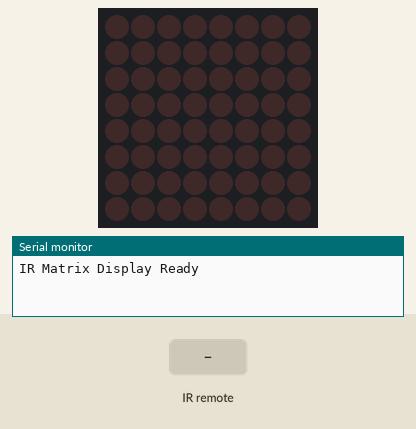
This sketch was run on a simulated Arduino Uno, built with avr-gcc and run on an emulated ATmega328P. On the bench: 8×8 LED matrix, the last lines printed to the serial monitor. Inputs (shaded band) come from the test bench.

Above: at 1.2 s.
1.3 s: infrared code 0xFF6897 received
At 1.6 s:
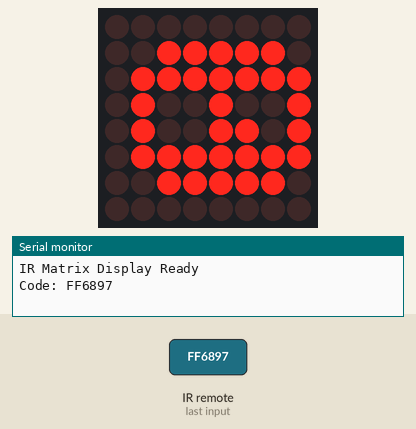
3.8 s: infrared code 0xFF30CF received
At 4.6 s:
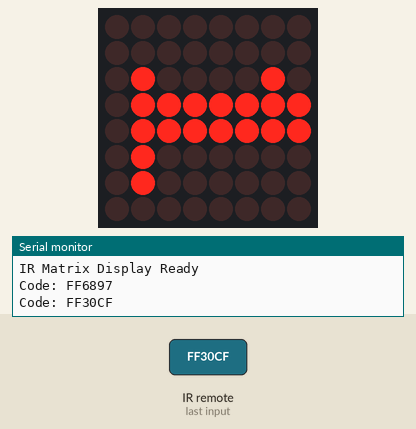
6.3 s: infrared code 0xFF18E7 received
At 6.6 s:
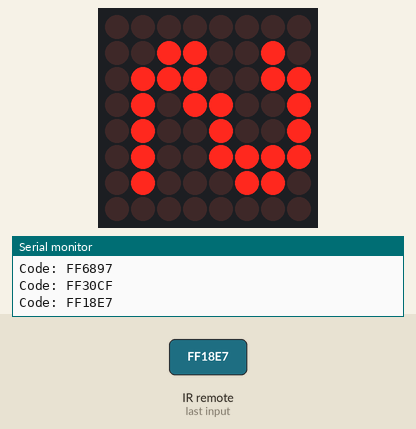
8.8 s: infrared code 0xFF7A85 received
At 9.6 s:
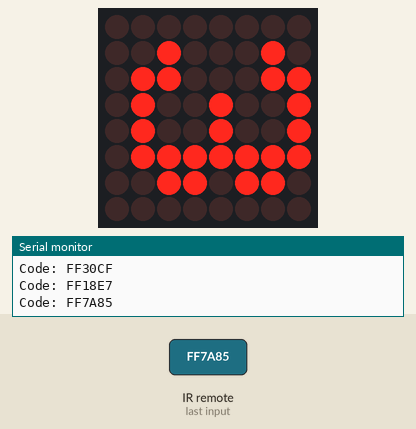
11.3 s: infrared code 0xFF10EF received
At 11.6 s:
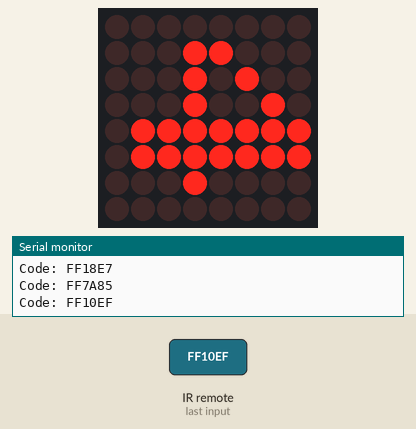
13.8 s: infrared code 0xFF38C7 received
At 14.6 s:
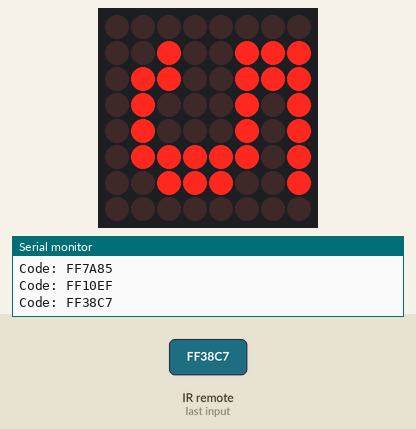
Timing chart, 0 to 16.8 s (numbered marks = the images above; inputs shaded):
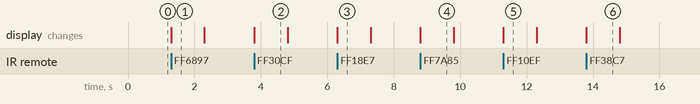

Measured:
- after the input at 1.3 s, the display: changes at once (image 1)
- after the input at 3.8 s, the display: changes at once (image 2)
- after the input at 6.3 s, the display: changes at once (image 3)
- after the input at 8.8 s, the display: changes at once (image 4)
- after the input at 11.3 s, the display: changes at once (image 5)
- after the input at 13.8 s, the display: changes at once (image 6)
- what the display in image 1 shows lasts 1.0 s, from 1.3 s to 2.3 s

The sketch:

report-1.ino
```cpp
#include "IRremote.h"       // IR(赤外線)受信ライブラリを読み込む
#include "LedControl.h"     // LEDマトリックス制御ライブラリを読み込む

int receiver = 7;           // IR受信機のシグナルピンをピン7に設定
IRrecv irrecv(receiver);    // IR受信オブジェクトを作成
decode_results results;     // 受信結果を格納する変数

LedControl lc = LedControl(12, 10, 11, 1);  // マトリックス制御オブジェクト（データ=12, クロック=10, CS=11, デバイス数=1）

unsigned long displayTime = 0;  // 数字を表示した時刻を記録する変数
bool isDisplayOn = false;       // マトリックスが表示中かどうかのフラグ

byte digits[10][8] = {          // 0〜9の表示パターンを2次元配列で定義（各数字は8バイト）
  {B00000000, B00111110, B01111111, B01001001, B01001101, B01111111, B00111110, B00000000}, // 0のパターン
  {B00000000, B00000000, B01000010, B01111111, B01111111, B01000000, B01000000, B00000000}, // 1のパターン
  {B00000000, B00110010, B01110011, B01011001, B01001001, B01001111, B01000110, B00000000}, // 2のパターン
  {B00000000, B00100010, B01100011, B01001001, B01001001, B01111111, B00110110, B00000000}, // 3のパターン
  {B00000000, B00011000, B00010100, B00010010, B01111111, B01111111, B00010000, B00000000}, // 4のパターン
  {B00000000, B00100111, B01100111, B01000101, B01000101, B01111101, B00111001, B00000000}, // 5のパターン
  {B00000000, B00111110, B01111111, B01001001, B01001001, B01111011, B00110010, B00000000}, // 6のパターン
  {B00000000, B00000001, B01110001, B01111001, B00001101, B00000111, B00000011, B00000000}, // 7のパターン
  {B00000000, B00110110, B01111111, B01001001, B01001001, B01111111, B00110110, B00000000}, // 8のパターン
  {B00000000, B00100110, B01101111, B01001001, B01001001, B01111111, B00111110, B00000000}  // 9のパターン
};

void displayDigit(int num) {    // 数字を表示する関数（引数は表示したい数字0-9）
  if (num < 0 || num > 9) return;  // 0〜9以外なら何もせず終了
  for (int row = 0; row < 8; row++) {  // 8行分ループ、左下から上に向かって埋まっていく。1バイトで1列。
    lc.setRow(0, row, digits[num][row]);  // マトリックスの各行にパターンを送信。表示上は行だけど、ライブラリがrowとよんでいるので、こちら側の変数名もrow
  }
  displayTime = millis();       // 現在時刻を記録（自動消灯用）
  isDisplayOn = true;           // 表示中フラグをONに
}

void setupMatrix() {
  Serial.begin(9600);           // シリアル通信を9600bpsで開始
  Serial.println("IR Matrix Display Ready"); // 起動メッセージを表示
}

void setupIR() {
  irrecv.enableIRIn();          // IR受信を有効化

  lc.shutdown(0, false);        // マトリックスのパワーセーブモードを解除
  lc.setIntensity(0, 2);        // 明るさを設定（0〜15、2は暗め）
  lc.clearDisplay(0);           // 画面をクリア
}

void setup() {                  // 初期設定（起動時に1回だけ実行）
  setupMatrix();
  setupIR();
}

void loop() {                   // メインループ（繰り返し実行）
  // 1秒経過したら消灯
  if (isDisplayOn && millis() - displayTime >= 1000) {  // 表示中かつ1秒経過したら
    lc.clearDisplay(0);         // マトリックスを消灯
    isDisplayOn = false;        // 表示中フラグをOFFに
  }

  if (irrecv.decode(&results)) {  // IR信号を受信したら
    Serial.print("Code: ");       // 「Code: 」と表示
    Serial.println(results.value, HEX);  // 受信したコードを16進数で表示

    switch (results.value) {      // 受信コードで分岐
      case 0xFF6897: displayDigit(0); break;  // 0ボタン → 0を表示
      case 0xFF30CF: displayDigit(1); break;  // 1ボタン → 1を表示
      case 0xFF18E7: displayDigit(2); break;  // 2ボタン → 2を表示
      case 0xFF7A85: displayDigit(3); break;  // 3ボタン → 3を表示
      case 0xFF10EF: displayDigit(4); break;  // 4ボタン → 4を表示
      case 0xFF38C7: displayDigit(5); break;  // 5ボタン → 5を表示
      case 0xFF5AA5: displayDigit(6); break;  // 6ボタン → 6を表示
      case 0xFF42BD: displayDigit(7); break;  // 7ボタン → 7を表示
      case 0xFF4AB5: displayDigit(8); break;  // 8ボタン → 8を表示
      case 0xFF52AD: displayDigit(9); break;  // 9ボタン → 9を表示
      case 0xFFFFFFFF: break;     // リピート信号 → 何もしない
      default:                    // その他のボタン
        Serial.println("-> Other button");  // シリアルに表示
        lc.clearDisplay(0);       // マトリックスを消灯
        isDisplayOn = false;      // 表示中フラグをOFFに
        break;
    }

    irrecv.resume();              // 次のIR信号を受信可能にする
  }
}
```
